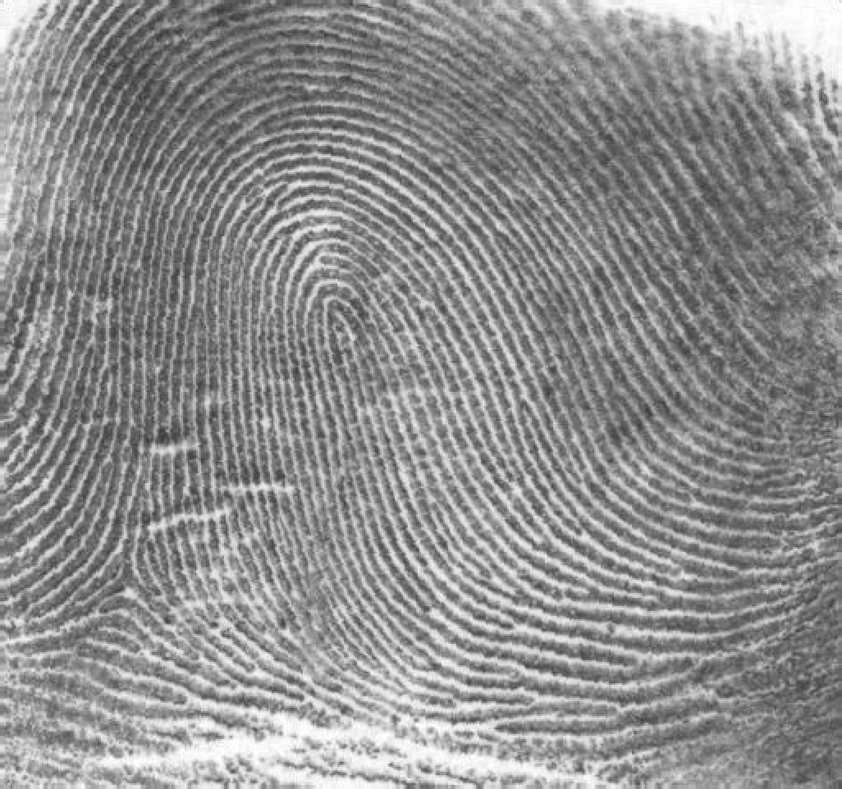
%> input picture CEG_7580/projects/project4/Fig0455(a)(thumb_print).tif, 842 x 789 px, shrunk from 1026 x 962 before the run; its folder holds 2 pictures in this run
$ octave --eval "Problem5;"   (GNU Octave 9; MATLAB toolbox functions it lacks are replaced by stand-ins)
%> lines starting %> are read from the running program, lines starting %| are printed output that depends on the picture; in (x1, y1, x2, y2) boxes, pixels count from 0 and x2, y2 are one past the last pixel; in counts of white or black regions, pixels touching at a corner belong together; the program's own positions count from 1
### CEG_7580/projects/project4/find_files_from_pattern.m

function imageFiles = find_files_from_pattern(patternStr, varargin)
% load the image file names into a cell structure, based on figure pattern
% pattern string -> patternStr

    ext = '*.tif' ;
    if nargin > 1
        ext = varargin{1} ;
    end

    [currDir] = fileparts(mfilename('fullpath')) ;
    files = dir(fullfile(currDir, ext)) ;
    imageFiles = {} ;

    for k = 1:length(files)
        baseFileName = files(k).name ;
        if contains(baseFileName, patternStr)
            fullFileName = fullfile(currDir, baseFileName);
            imageFiles(end+1) = {fullFileName} ;
        end
    end

end

### CEG_7580/projects/project4/parse_inputs.m
function options_out = parse_inputs(options, varargin)

    %# define defaults at the beginning of the caller code so that you do not need to
    %# scroll way down in case you want to change something or if the help is
    %# incomplete

    %# read the acceptable names
    optionNames = fieldnames(options);

    %# count arguments
    nArgs = length(varargin{1});
    if round(nArgs/2)~=nArgs/2
        error('EXAMPLE needs propertyName/propertyValue pairs')
    end

    for pair = reshape(varargin{1},2,[]) %# pair is {propName;propValue}
        inpName = pair{1};
        if any(strcmp(inpName,optionNames))
            %# overwrite options. If you want you can test for the right class here
            %# Also, if you find out that there is an option you keep getting wrong,
            %# you can use "if strcmp(inpName,'problemOption'),testMore,end"-statements
            options.(inpName) = pair{2};
        else
            error('%s is not a recognized parameter name',inpName)
        end
    end

    options_out = options ;

end

### CEG_7580/projects/project4/freq_filter_image.m
function Gxy = freq_filter_image(I, P, Q, filterType, varargin)
% Pre processes image for frequency filtering
% I -> Image data matrix
% * variable arguements
% arg1 -> P (pad dim1)
% arg2 -> Q (pad dim2)

    % default values of potential user options
    options = struct('D0',50,'n',1,'center',[], 'pass_type', 'gaussian');

    options = parse_inputs(options, varargin) ;

    %get dimensions of input image
    [M, N] = size(I) ;

    %first, zero pad. Gonna assume that it is gonna be twice the dimension for now unless the user specifies
    % use the user passed dimensions for padding parameters
    pad = zeros(P,Q) ;
    pad(1:M, 1:N) = I ;
    %pad = padarray(I, [(P-M)/2, (Q-N)/2]) ;

    [Y, X] = meshgrid(1:Q, 1:P) ;

    % now center the image
    Fxy = (-1).^(X+Y) .* pad ;

    % apply fourier transform
    Fuv = fft2(Fxy) ;

    % return frequency domain data if that is all the user wants,
    % as opposed to applying a transfer function
    if strcmp(filterType, 'dft')
        Gxy = Fuv ;
        return
    end


    %retrieve transfer function on a P by Q grid
    [v, u] = meshgrid(1:Q, 1:P) ;

    Huv = get_freq_transfer_fun(u, v, filterType, options) ;
    % apply the transfer function to the Frequency domain image
    %Guv = real(Huv) .* real(Fuv) + imag(Huv).*imag(Fuv) ;
    Guv = Huv.* Fuv ;

    % go back to the spatial domain
    gp_xy = real(ifft2(Guv)) .*((-1).^(X+Y)) ;

    Gxy = gp_xy(1:M, 1:N) ;

end

### CEG_7580/projects/project4/get_freq_transfer_fun.m
function Huv =  get_freq_transfer_fun(u,v, filterType, varargin)
% u -> u dimension of 2D frequency domain, pased in as a mesh MxN
% v -> v dimension of 2D frequency domain, pased in as a mesh MxN
% filterType -> string determining what type of filter transfer function to apply
% supported filterTypes:
%   > gaussian (high/lowpass)
%   > ideal (high/lowpass)
%   > butterworth (high/lowpass)
%   > dft - for returning frequency domain fn only, just returns ones
%
% varargin{1} -> options struct: defines defaults and filter parameters, depending on what filter is used
% options: > D0 - cutoff frequency
%          > n - butterworth parameter
%          > center - user defined center coordinates for P by Q grid in frequency domain. 2 element vector
%          > pass_type - string for 'highpass' or 'lowpass'


    % set default arguements if user does not pass in options struct
    if nargin >=1
        options = varargin{1};
    else
        options = struct('D0',50,'n',1,'center',[], 'pass_type', 'gaussian');
    end

    % error handle for improper dimensions
    if any(size(u) ~= size(v))
        error('please pass in equal sized meshes for u and v')
    end

    if length(size(u)) > 2 || length(size(v)) > 2
        error('improper dimensions, pass in nxm dimensioned u and v domains ...')
    end

    % take in passed in u,v domains
    dims_u = size(u) ;
    dims_v = size(v) ;

    % user just passed in dimensions, create grid
    if (dims_u(1) == 1 && dims_u(2) == 1) && (dims_v(1)==1 && dims_v(2) == 1)
        u = 1:dims_u ;
        v = 1:dims_v ;

        [u, v] = meshgrid(u,v) ;

    else
        %user passed in a spaced array
        IS_U_Vector = dims_u(1) == 1 || dims_u(2) == 1 ;
        IS_V_Vector = dims_v(1) == 1 || dims_v(2) == 1 ;

        if IS_U_Vector && IS_V_Vector
            [u, v] = meshgrid(u,v);
        elseif (~IS_U_Vector && IS_V_Vector) || (IS_U_Vector && ~IS_V_Vector)
            error('Either pass in both vectors or both matrices, do not missmatch for u and v ...')
        end
    end

    [M, N] = size(u) ; % size of v will be the same

    % we are assuming that we are dealing with a symmetric, centered input matrix
    % in most cases, we will need to know the center

    % set default center to be in middle
    if isempty(options.center)
        center = [0 0] ;

        IS_M_EVEN = ~mod(M,2);
        IS_N_EVEN = ~mod(N,2);

        % check if even or odd. Estimate the center
        if IS_M_EVEN
            center(1) = floor(M/2) ;
        else
            center(1) = floor(M/2) + 1 ;
        end

        if IS_N_EVEN
            center(2) = floor(N/2) ;
        else
            center(2) = floor(N/2) + 1;
        end
    else
        % user passed in the center
        center = options.center ;
    end

    % get the transfer function
    switch filterType

        case 'lowpass'
            % compute the distance parameter
            D = sqrt((u - center(1)).^2 + (v - center(2)).^2) ;

            %compute centered transfer function
            if strcmp(options.pass_type, 'gaussian')

                Huv = exp(-1*D.^2 ./ (2*options.D0^2)) ;

            elseif strcmp(options.pass_type, 'butterworth')
                Huv = 1 ./ (1 + (D./options.D0).^(2*options.n)) ;

            elseif strcmp(options.pass_type, 'ideal')
                D(D<=options.D0) = 1 ;
                D(D>options.D0) = 0 ;
                Huv = D ;
            else
                error('Please enter a valide pass filter type: gaussian or butterworth ...')
            end

        case 'highpass'
            % compute the distance parameter
            D = sqrt((u - center(1)).^2 + (v - center(2)).^2) ;

            %compute centered transfer function
            if strcmp(options.pass_type, 'gaussian')
                LP = exp(-1*D.^2 ./ (2*options.D0^2)) ;
                Huv = 1 - LP ;
            elseif strcmp(options.pass_type, 'butterworth')
                Huv = 1 ./ (1 + (options.D0./D).^(2*options.n)) ;
            elseif strcmp(options.pass_type, 'ideal')
                D(D<options.D0) = 0 ;
                D(D>=options.D0) = 1 ;
                Huv = D ;
            else
                error('Please enter a valide pass filter type: gaussian or butterworth ...')
            end

        case 'dft'
            % will multiply Fuv simply by 1 in the caller function
            Huv = ones(size(u)) ;
        otherwise
            error('unrecognized input, please try again ...')

    end

end

### CEG_7580/projects/project4/shift_image_values.m
function I = shift_image_values(img, varargin)
%% Function to reshift analog values to 0-255 after doing mathematical manipulation
% accepts an image intensity matrix : img

    gm = im2double(img) - (min(min(im2double(img)))) ;

    %figure out k based on the bitness of the image.  Assuming 8-bit
    bits = 8 ;
    if nargin > 1
        bits = varargin{1} ;
    end

    K = 2^bits - 1 ;

    gs = K * (gm ./ max(max(gm))) ;

    if bits <= 8
        I = uint8(gs) ;
    else
        I = uint32(gs) ;
    end
end

### CEG_7580/projects/project4/Problem5.m
function Problem5(varargin)

    if nargin>=1
        files = {varargin{1}};
    else
        files = find_files_from_pattern('thumb','*.tif') ;
    end

    % create figure handle
    fig = figure() ;
    set(0, 'CurrentFigure', fig) ;

    for f = files
        file = f{1} ;

        I_int = imread(file) ;
%> I_int is the input picture: size 789x842 uint8; min 48, max 255, mean 142.7

        [M, N] = size(I_int) ;
%> M = 789; N = 842
        P = 2*M ;
%> P = 1578
        Q = 2*N ;
%> Q = 1684

        %display original image
        subplot(1,3,1)
        imshow(I_int)
        title('Original Image')

        I_double = im2double(I_int) ;

        % assuming that P and Q end up being 2*M and 2*N
        % going to use D0 = 10% padded image length
        %this can be changed as needed

        D0 = 0.10 * (2*length(I_double)) ;
%> D0 = 168.4

        % gaussian transfer function, use highpass
        Gxy_double = freq_filter_image(I_double, P, Q, 'highpass', 'D0', D0, 'pass_type', 'gaussian') ;
%> in parse_inputs, `nArgs = length(varargin{1});`: nArgs = 4
%> the loop in parse_inputs, `for pair = reshape(varargin{1},2,[])` made 2 passes
%> (pair, inpName) on passes 1 to 2: ({'D0', 168.4}, 'D0'), ({'pass_type', 'gaussian'}, 'pass_type')
%> after the loop in parse_inputs, `for pair = reshape(varargin{1},2,[])`: options = {D0 168.4, n 1}
%> in freq_filter_image, `Fxy = (-1).^(X+Y) .* pad ;`:
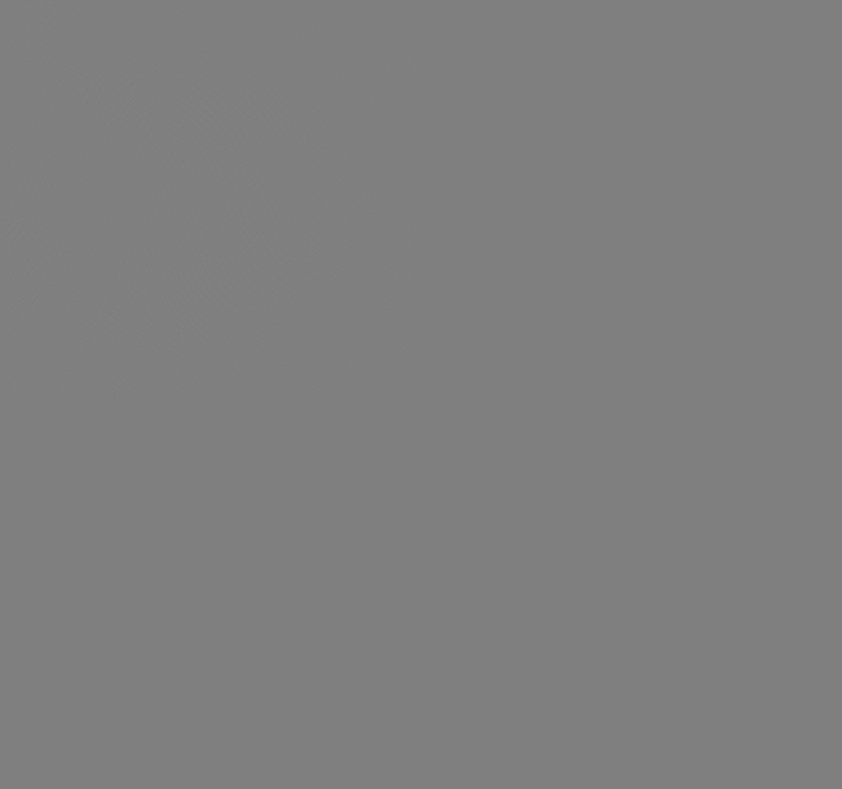
%> Fxy: size 1578x1684 double (shown at 1/2 size); min -1, max 1, mean 1.1e-06; drawn with min black and max white
%> in get_freq_transfer_fun, `LP = exp(-1*D.^2 ./ (2*options.D0^2)) ;`:
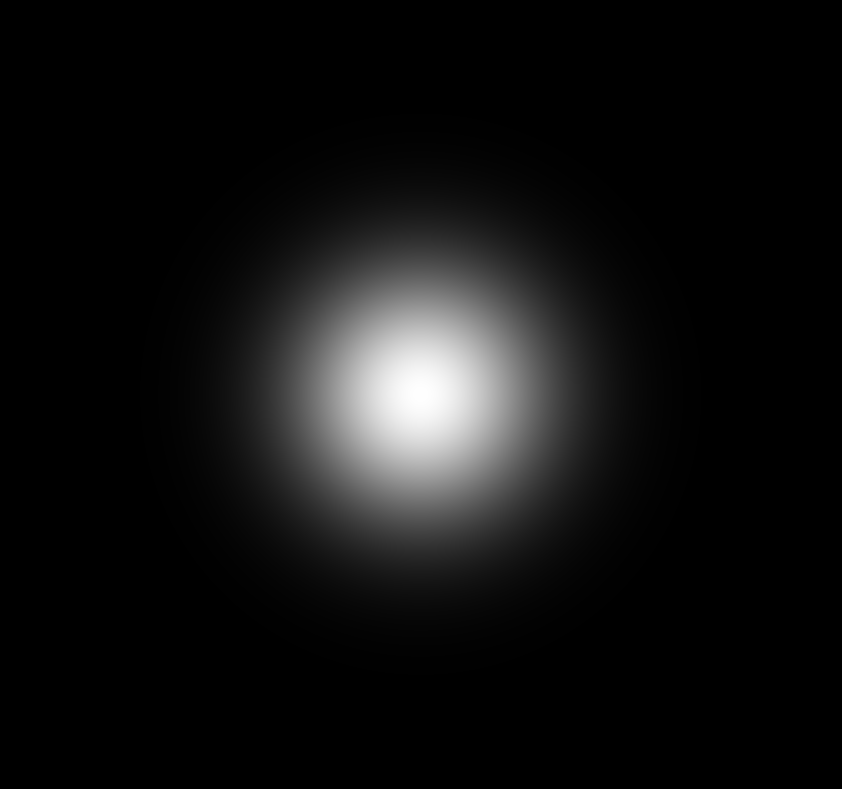
%> LP: size 1578x1684 double (shown at 1/2 size); min 6.38e-11, max 1, mean 0.0671
%> in get_freq_transfer_fun, `Huv = 1 - LP ;`:
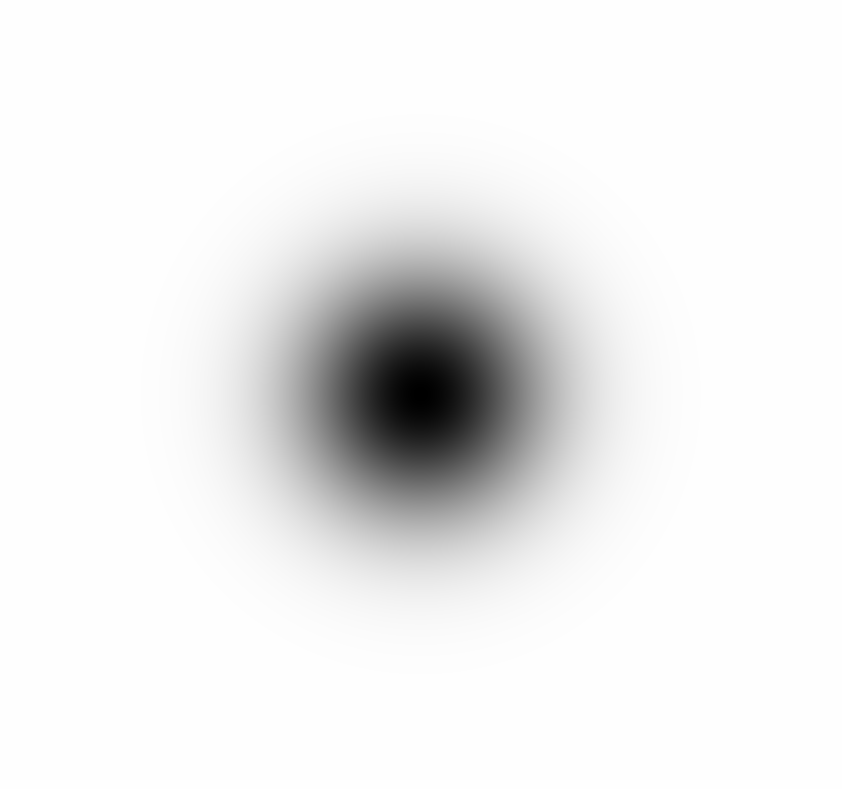
%> Huv: size 1578x1684 double (shown at 1/2 size); min 0, max 1, mean 0.933
%> in freq_filter_image, `gp_xy = real(ifft2(Guv)) .*((-1).^(X+Y)) ;`:
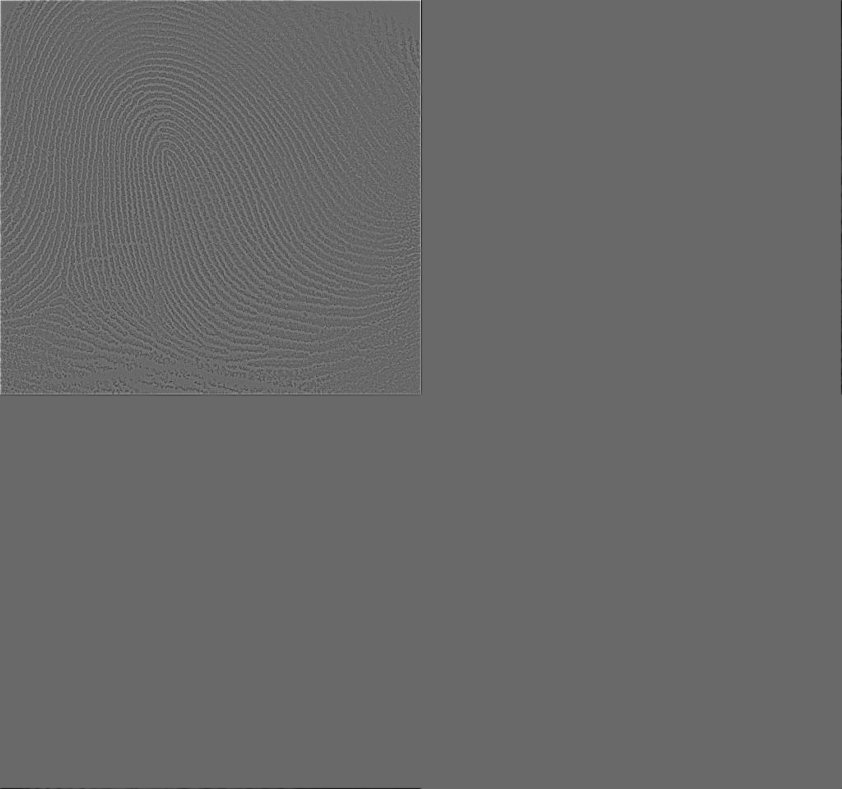
%> gp_xy: size 1578x1684 double (shown at 1/2 size); min -0.373, max 0.533, mean 4.93e-06; drawn with min black and max white

        % display result of high pass filter
        subplot(1,3,2)
        %imshow(uint8(Gxy_double))
        imshow(shift_image_values(Gxy_double))
%> in shift_image_values, `gm = im2double(img) - (min(min(im2double(img)))) ;`:
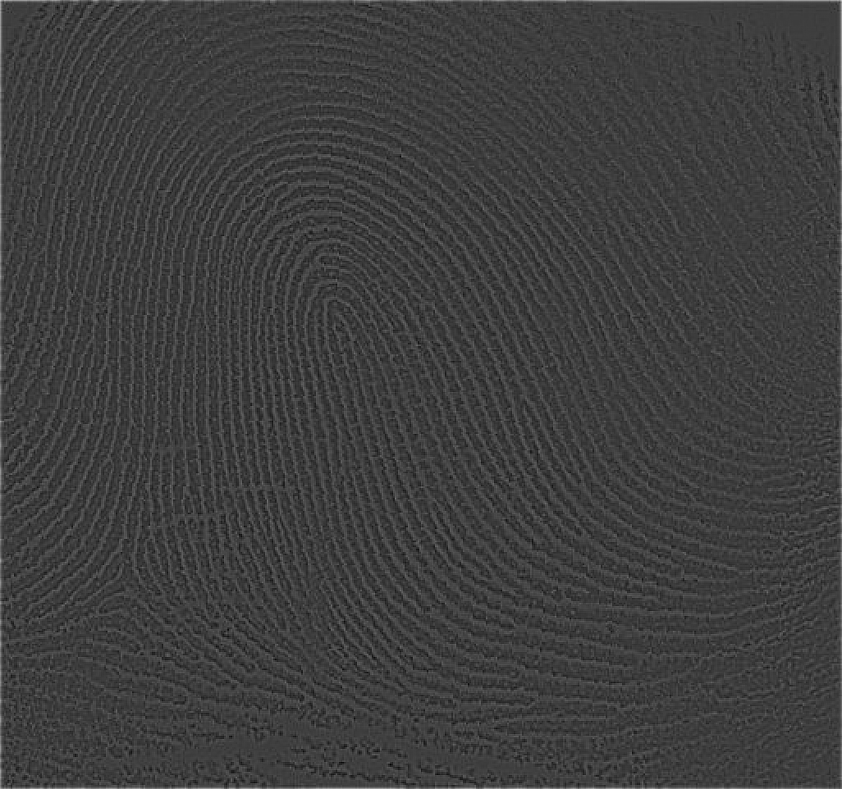
%> gm: size 789x842 double; min 0, max 0.777, mean 0.246
        title('Result of High Pass Filtering')

        % use thresholding
        G_high_double = Gxy_double ;
        G_high_double(Gxy_double <= 0) = 0 ;
        G_high_double(Gxy_double > 0) = 1;
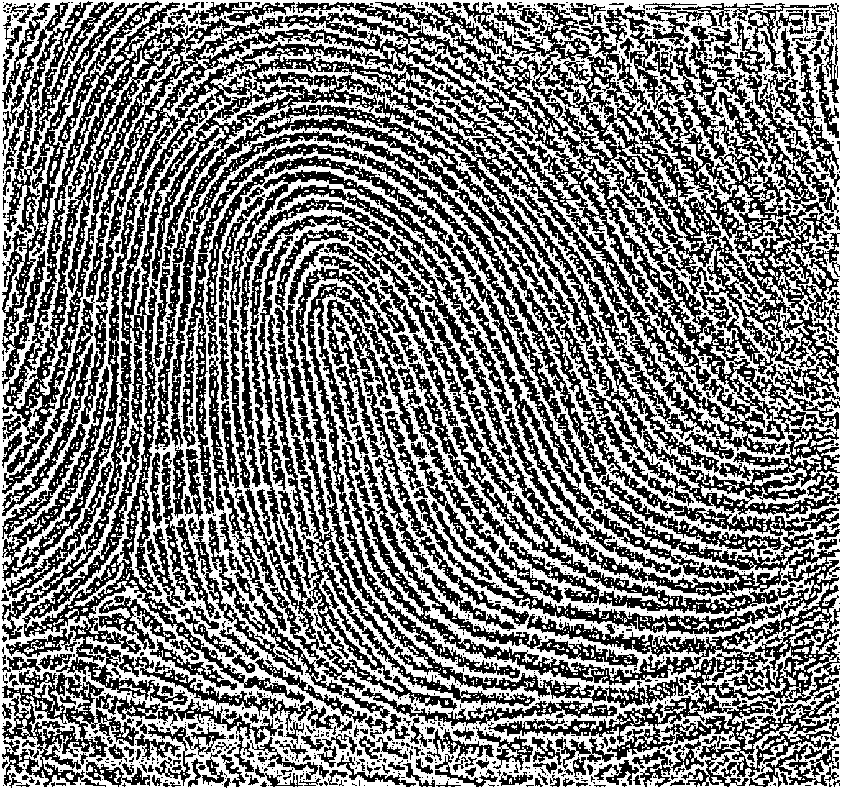
%> G_high_double: size 789x842 double; values 0 (black) and 1 (white), 48.7% white; 3310 white regions (3010 under 20 px), largest, box (x1, y1, x2, y2) and area: (0, 0, 842, 789) 290199, (702, 614, 826, 696) 2316, (701, 476, 838, 509) 1148

        G_high_int = shift_image_values(G_high_double) ;

        %display results
        subplot(1,3,3)
        imshow(G_high_int)
        title('Result of Thresholding')

    end

end
